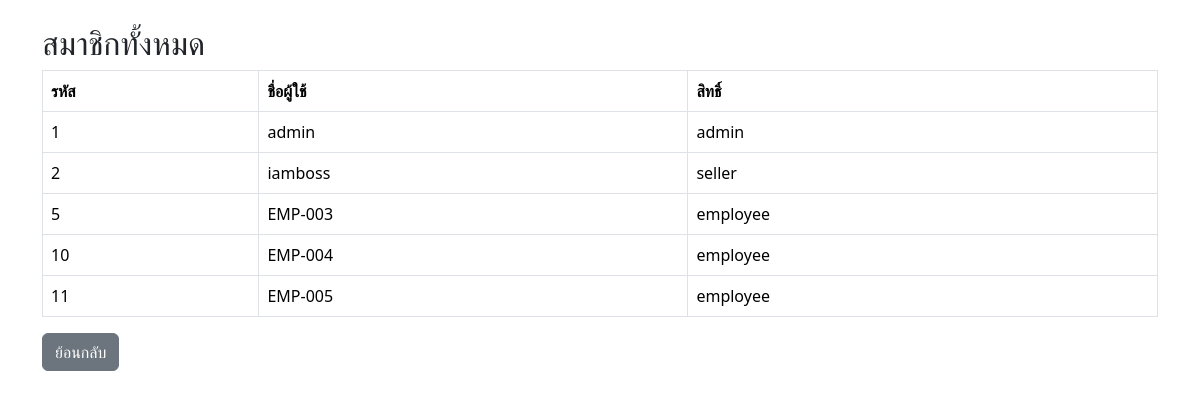
The page /Devolper/member_list.php (signed in) on the database as committed earlier.
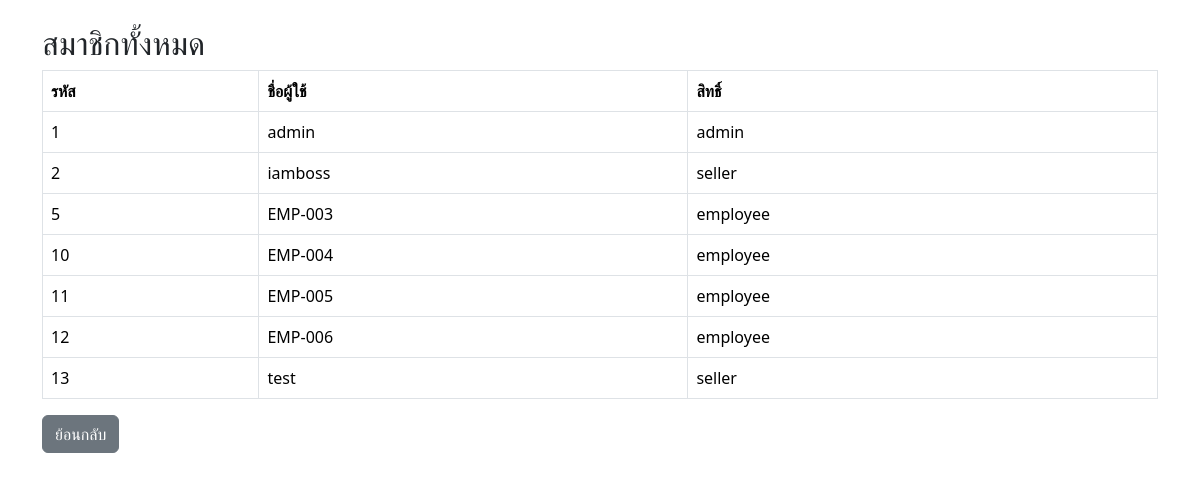
The same page on the database as committed later.
### tables this page shows
CREATE TABLE `users` (
  `id` int(11) NOT NULL,
  `username` varchar(50) NOT NULL,
  `password` varchar(255) NOT NULL,
  `role` enum('admin','manager','employee','seller','procurement','product_manager','project_manager') NOT NULL
);

### Devolper/member_list.php (the view, shortened to what this page needs)
<?php
include("../connect.php");
$result = $conn->query("SELECT id, username, role FROM users");
?>
<!DOCTYPE html>
<html lang="th">
<head>
  <link href="https://cdn.jsdelivr.net/npm/bootstrap@5.3.3/dist/css/bootstrap.min.css" rel="stylesheet">
</head>
<body class="container mt-4">
  <h2>สมาชิกทั้งหมด</h2>
  <table class="table table-bordered">
    <thead>
      <tr>
        <th>รหัส</th>
        <th>ชื่อผู้ใช้</th>
        <th>สิทธิ์</th>
      </tr>
    </thead>
    <tbody>
      <?php while($row = $result->fetch_assoc()): ?>
        <tr>
          <td><?= $row['id'] ?></td>
          <td><?= $row['username'] ?></td>
          <td><?= $row['role'] ?></td>
        </tr>
      <?php endwhile; ?>
    </tbody>
  </table>
  <a href="dashboard.php" class="btn btn-secondary">ย้อนกลับ</a>
</body>
</html>

Rows that differ between the two databases and show on the page:
added users: id "12", username "EMP-006", role "employee"
added users: id "13", username "test", role "seller"
